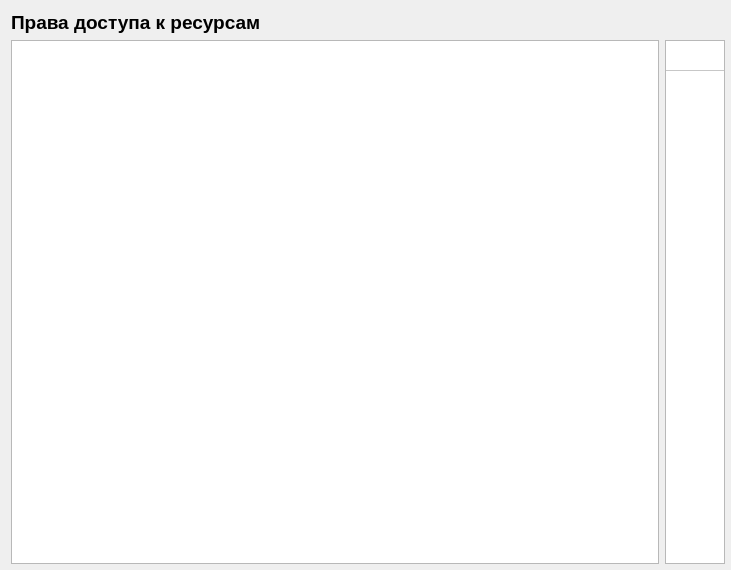
<?xml version="1.0" encoding="UTF-8"?>
<ui version="4.0">
 <class>FileSystem</class>
 <widget class="QWidget" name="FileSystem">
  <property name="geometry">
   <rect>
    <x>0</x>
    <y>0</y>
    <width>731</width>
    <height>570</height>
   </rect>
  </property>
  <property name="windowTitle">
   <string>Form</string>
  </property>
  <layout class="QGridLayout" name="gridLayout">
   <property name="rightMargin">
    <number>6</number>
   </property>
   <property name="bottomMargin">
    <number>6</number>
   </property>
   <property name="horizontalSpacing">
    <number>6</number>
   </property>
   <item row="0" column="0">
    <widget class="QLabel" name="label">
     <property name="font">
      <font>
       <family>Arimo</family>
       <pointsize>14</pointsize>
       <weight>75</weight>
       <bold>true</bold>
      </font>
     </property>
     <property name="text">
      <string>Права доступа к ресурсам</string>
     </property>
    </widget>
   </item>
   <item row="1" column="0">
    <layout class="QHBoxLayout" name="horizontalLayout">
     <item>
      <widget class="QTreeView" name="treeView"/>
     </item>
     <item>
      <widget class="QTableWidget" name="tableWidget">
       <property name="sizePolicy">
        <sizepolicy hsizetype="Fixed" vsizetype="Preferred">
         <horstretch>0</horstretch>
         <verstretch>0</verstretch>
        </sizepolicy>
       </property>
       <property name="maximumSize">
        <size>
         <width>60</width>
         <height>16777215</height>
        </size>
       </property>
       <attribute name="horizontalHeaderVisible">
        <bool>false</bool>
       </attribute>
       <attribute name="verticalHeaderVisible">
        <bool>false</bool>
       </attribute>
       <row>
        <property name="text">
         <string>1</string>
        </property>
       </row>
       <column>
        <property name="text">
         <string>1</string>
        </property>
       </column>
       <item row="0" column="0">
        <property name="background">
         <brush brushstyle="NoBrush">
          <color alpha="255">
           <red>0</red>
           <green>0</green>
           <blue>0</blue>
          </color>
         </brush>
        </property>
       </item>
      </widget>
     </item>
    </layout>
   </item>
  </layout>
 </widget>
 <resources/>
 <connections/>
</ui>
